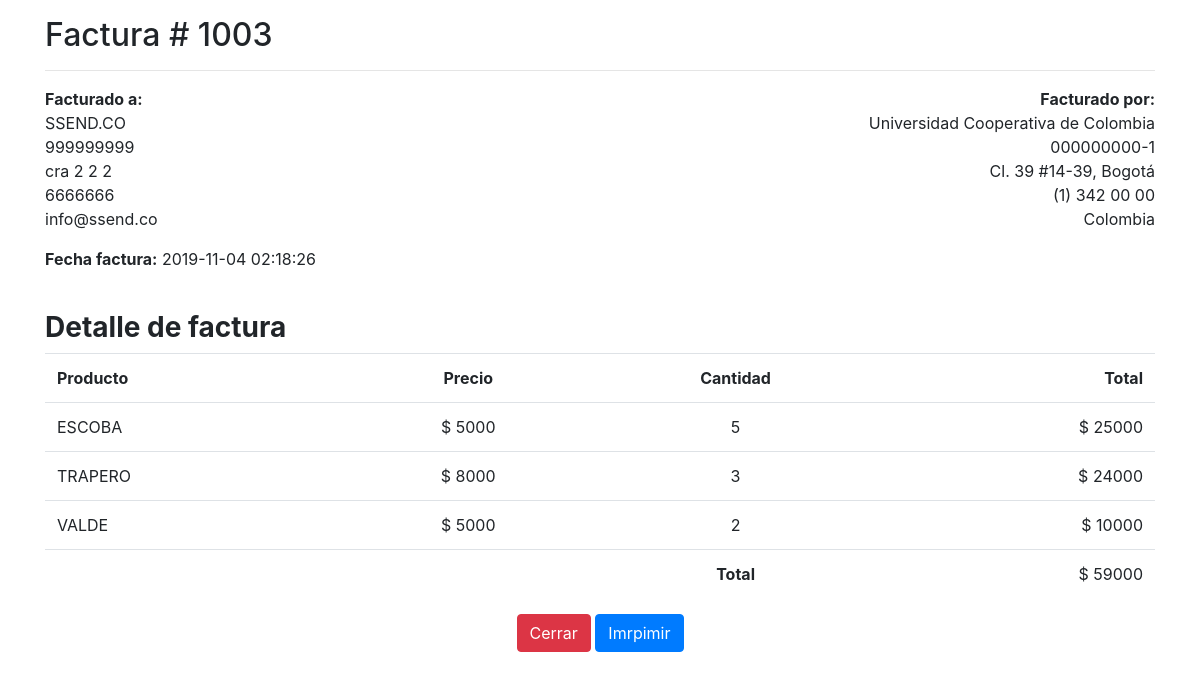
Screenshot of /facturas/ver.php?id=1003 with the database file from the repository.
### tables this page shows
CREATE TABLE `facturas` (
  `id_factura` int(11) NOT NULL,
  `cliente_id` int(11) NOT NULL,
  `fecha` datetime NOT NULL
);

CREATE TABLE `clientes` (
  `id_cliente` int(11) NOT NULL,
  `razon_social` varchar(255) NOT NULL,
  `nit` varchar(255) NOT NULL
);

CREATE TABLE `productos` (
  `id_producto` int(11) NOT NULL,
  `descripcion` varchar(255) NOT NULL,
  `precio` float NOT NULL,
  `cantidad` int(11) NOT NULL
);

CREATE TABLE `facturas_productos` (
  `id_facturas_productos` int(11) NOT NULL,
  `factura_id` int(11) NOT NULL,
  `producto_id` int(11) NOT NULL,
  `cantidad_factura` int(11) NOT NULL,
  `precio_factura` float NOT NULL
);

### facturas/ver.php (the view, shortened to what this page needs)
<?php
$servername = "localhost";
$username = "root";
$password = "";
$dbname = "formularios-factura";
$conn = new mysqli($servername, $username, $password, $dbname);
$sql = "SELECT *
            FROM facturas
            INNER JOIN clientes ON clientes.id_cliente = facturas.cliente_id
            INNER JOIN facturas_productos ON facturas_productos.factura_id = facturas.id_factura
            INNER JOIN productos ON productos.id_producto = facturas_productos.producto_id
        WHERE facturas.id_factura = " . $_GET['id'];
$result = $conn->query($sql);
if ($result->num_rows > 0) {
    $factura = $result->fetch_all(MYSQLI_ASSOC);
} else {
    $factura = null;
}
$sql = "SELECT
            clientes.nit,
            clientes.razon_social,
        (SELECT clientes_datos.dato FROM clientes_datos WHERE clientes_datos.cliente_id = " . $factura[0]['cliente_id'] . " AND clientes_datos.tipo = 3 LIMIT 1) AS direccion,
        (SELECT clientes_datos.dato FROM clientes_datos WHERE clientes_datos.cliente_id = " . $factura[0]['cliente_id'] . " AND clientes_datos.tipo = 2 LIMIT 1) AS telefono,
        (SELECT clientes_datos.dato FROM clientes_datos WHERE clientes_datos.cliente_id = " . $factura[0]['cliente_id'] . " AND clientes_datos.tipo = 1 LIMIT 1) AS email
        FROM `clientes`
        WHERE clientes.id_cliente = " . $factura[0]['cliente_id'];
$result = $conn->query($sql);
if ($result->num_rows > 0) {
    $datos_cliente = $result->fetch_all(MYSQLI_ASSOC);
}
?>
<!DOCTYPE html>
<html lang="es">
<head>
    <link href="<?php echo BASE_URL_ ?>assets/sb-admin/css/sb-admin.css" rel="stylesheet">
</head>
<body>
    <div class="container">
        <div class="row mt-3">
            <div class="col-md-12">
                <div class="invoice-title">
                    <h2>Factura # <?php echo $factura[0]['id_factura'] ?></h2>
                </div>
                <hr>
                <div class="row">
                    <div class="col-md-6">
                        <address>
                            <strong>Facturado a:</strong><br>
                            <?php echo $factura[0]['razon_social'] ?><br>
                            <?php echo $factura[0]['nit'] ?><br>
                            <?php echo @$datos_cliente[0]['direccion'] ?><br>
                            <?php echo @$datos_cliente[0]['telefono'] ?><br>
                            <?php echo @$datos_cliente[0]['email'] ?><br>
                        </address>
                    </div>
                    <div class="col-md-6 text-right">
                        <address>
                            <strong>Facturado por:</strong><br>
                            Universidad Cooperativa de Colombia<br>
                            000000000-1<br>
                            Cl. 39 #14-39, Bogotá<br>
                            (1) 342 00 00<br>
                            Colombia
                        </address>
                    </div>
                </div>
                <div class="row">
                    <div class="col-md-6">
                        <address>
                            <strong>Fecha factura:</strong>
                            <?php echo $factura[0]['fecha'] ?><br><br>
                        </address>
                    </div>
                </div>
            </div>
        </div>
        <div class="row">
            <div class="col-md-12">
                <div class="panel panel-default">
                    <div class="panel-heading">
                        <h3 class="panel-title"><strong>Detalle de factura</strong></h3>
                    </div>
                    <div class="panel-body">
                        <div class="table-responsive">
                            <table class="table table-condensed">
                                <thead>
                                    <tr>
                                        <td><strong>Producto</strong></td>
                                        <td class="text-center"><strong>Precio</strong></td>
                                        <td class="text-center"><strong>Cantidad</strong></td>
                                        <td class="text-right"><strong>Total</strong></td>
                                    </tr>
                                </thead>
                                <tbody>
                                    <?php $total_factura = 0; ?>
                                    <?php foreach ($factura as $key => $producto) : ?>
                                        <tr>
                                            <td><?php echo $producto['descripcion'] ?></td>
                                            <td class="text-center">$ <?php echo $producto['precio_factura'] ?></td>
                                            <td class="text-center"><?php echo $producto['cantidad_factura'] ?></td>
                                            <td class="text-right">$ <?php echo $total_item = $producto['cantidad_factura'] * $producto['precio_factura'] ?></td>
                                        </tr>
                                        <?php $total_factura += $total_item; ?>
                                    <?php endforeach ?>
                                    <tr>
                                        <td class="no-line"></td>
                                        <td class="no-line"></td>
                                        <td class="no-line text-center"><strong>Total</strong></td>
                                        <td class="no-line text-right">$ <?php echo $total_factura; ?></td>
                                    </tr>
                                </tbody>
                            </table>
                        </div>
                    </div>
                </div>
            </div>
        </div>
        <div class="row mb-3 d-print-none">
            <div class="col-md-12 text-center">
                <button class="btn btn-danger" onclick="window.close(); return false;"><span>Cerrar</span></button>
                <button class="btn btn-primary" onclick="window.print(); return false;"><span>Imrpimir</span></button>
            </div>
        </div>
    </div>
</body>
</html>

### rows the page displays
facturas: id_factura "1003", fecha "2019-11-04 02:18:26", productos.descripcion "ESCOBA", facturas_productos.precio_factura "5000", facturas_productos.cantidad_factura "5", facturas_productos.cantidad_factura+precio_factura "25000", productos.descripcion "TRAPERO", facturas_productos.precio_factura "8000", facturas_productos.cantidad_factura "3", facturas_productos.cantidad_factura+precio_factura "24000", productos.descripcion "VALDE", facturas_productos.cantidad_factura "2", facturas_productos.cantidad_factura+precio_factura "10000"
clientes: razon_social "SSEND.CO", nit "999999999"

### other values shown
$total_factura "59000"
